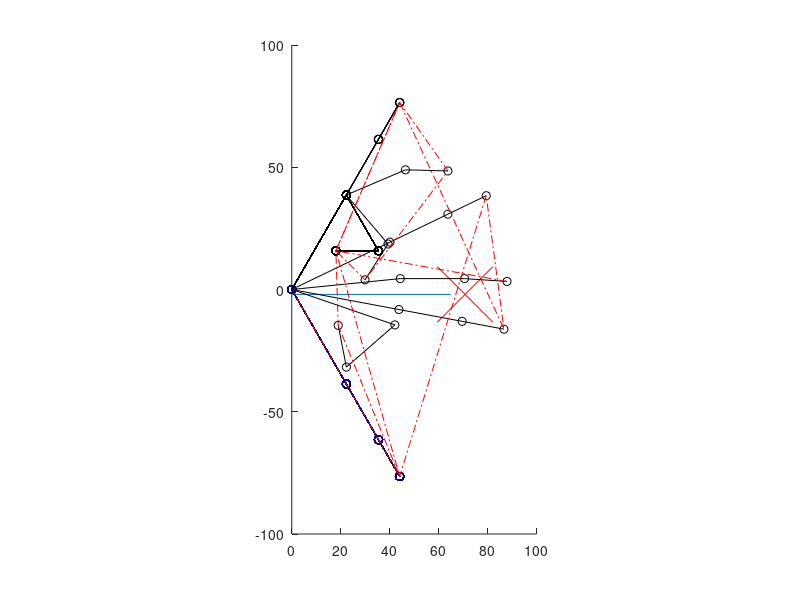

Source code (MATLAB):
1;

function f = clamp(angle, min, max)
  f=angle;
  if(angle<min) f=min;
  elseif(angle>max) f=max; endif
endfunction

function T = rotateJoint(angle,length,lb,ub)
  angle = clamp(angle,lb,ub);
  T = [ cos(angle), -sin(angle), 0, length*cos(angle);
        sin(angle),  cos(angle), 0, length*sin(angle);
                 0,           0, 1,                 0;
                 0,           0, 0,                 1];
endfunction


function inv_J_q = calcInvJacobian(target, 
  len_prox, len_inter, len_distal,
  angle_prox, angle_inter, angle_distal)
  
%  j = [-44.6*sin(theta1       )-26.3*sin(theta1+   theta2   ) - 17.4*sin(theta1+(2*theta2)/3), 
%       -26.3*sin(theta1+theta2)-43.5*sin(theta1+(2*theta2)/3); 
%        44.6*cos(theta1       )+26.3*cos(theta1+   theta2   ) + 17.4*(cos(theta1+(2*theta2)/3)), 
%        26.3*cos(theta1+theta2)+17.4*cos(theta1+(2*theta2)/3)];
  
  a = -len_prox *sin(angle_prox               ) - len_inter  * sin(angle_prox +      angle_inter ) - len_distal * sin( angle_prox + ((2*angle_inter)/3)  );
  b = -len_inter*sin(angle_prox + angle_inter ) - len_distal * sin(angle_prox + (2*angle_inter)/3);
  c =  len_prox *cos(angle_prox               ) + len_inter  * cos(angle_prox +      angle_inter ) + len_distal * cos( angle_prox + ((2*angle_inter)/3)  );
  d =  len_inter*cos(angle_prox + angle_inter ) + len_distal * cos(angle_prox + (2*angle_inter)/3);

  J_q = [ a, b;
          c, d];

  inv_J_q = (1/(a*d-b*c))*[d,-b;-c,a];

endfunction


% Visualization
img = figure(1);
clf;
hold on;
axis([0,100,-100,100],"equal");

% Restrictions TODO : Triple-check the restrictions
% -pi / 3 <= Theta_M <= pi /3
% -2 pi / 3 <= Theta_P <= 0
% -2 pi / 3 <= Theta _D <= 0

global len_prox = 44.6;
global len_inter = 26.3;
global len_distal = 17.4; 

global lb_angle_prox   = -pi /3;
global lb_angle_inter  = -2*pi/3;
global lb_angle_distal = -2*pi/3;

global ub_angle_prox   = pi/3;
global ub_angle_inter  = 0;
global ub_angle_distal = 0;



global error_margin = 0.1;

% first angle: 0.4708, lb_angle_inter/2, lb_angle_distal
%T01 = rotateJoint(0.4708,          len_prox,  lb_angle_prox,  ub_angle_prox);
%T12 = rotateJoint(lb_angle_inter/3,len_inter, lb_angle_inter, ub_angle_inter);
%T23 = rotateJoint(lb_angle_distal, len_distal,lb_angle_distal,ub_angle_distal);
%T = T01*T12*T23;
%
%
origin = transpose([0,0,0,1]);
%joint0 = T01*origin;
%joint1 = T01*T12*origin;
%tip    = T01*T12*T23*origin;
%
%x = tip(1)
%y = tip(2)
%
%plot([origin(1), joint0(1), joint1(1), tip(1)],
%     [origin(2), joint0(2), joint1(2), tip(2)],
%     'marker','o')

plot([0,65],[-2,-2]);

%distance = sqrt(x*x+y*y)
%len_prox
%len_inter+len_distal

target = transpose([len_prox + len_inter, -2]);
plot(target(1), target(2),
     'marker','x','markersize',40,'color','r');

%currentAngleGuess = [unifrnd(lb_angle_prox,  ub_angle_prox),
%                     unifrnd(lb_angle_inter, ub_angle_inter)];
currentAngleGuess = [0.1,-0.1];

i = 0;
do
  i = i+1;
  distalJoint =  2*currentAngleGuess(2)/3 ;
  T01 = rotateJoint(currentAngleGuess(1), len_prox,  lb_angle_prox,   ub_angle_prox);
  T12 = rotateJoint(currentAngleGuess(2), len_inter, lb_angle_inter,  ub_angle_inter);
  T23 = rotateJoint(distalJoint,          len_distal,lb_angle_distal, ub_angle_distal);
  j1 = T01;
  j2 = T01*T12;
  tip= T01*T12*T23;
  no_the_real_tip = [tip(1,4);tip(2,4)]
  tipsy(i) = no_the_real_tip(2);
  tipsx(i) = no_the_real_tip(1);

  plot([0,j1(1,4),j2(1,4),tip(1,4)],
       [0,j1(2,4),j2(2,4),tip(2,4)],
       'marker','o','color','k');
       
  inv_J_q = calcInvJacobian(target, len_prox, len_inter, len_distal, currentAngleGuess(1), currentAngleGuess(2), distalJoint);
  currentAngleGuess = currentAngleGuess + inv_J_q*( target - no_the_real_tip );
  
  error = sqrt( (target(1)-no_the_real_tip(1))^2 + (target(2)-no_the_real_tip(2))^2 );
until((error<error_margin && no_the_real_tip(2)>-2) || i>100);

i = i+1;

distalJoint =  2*currentAngleGuess(2)/3 ;
T01 = rotateJoint(currentAngleGuess(1), len_prox,  lb_angle_prox,   ub_angle_prox);
T12 = rotateJoint(currentAngleGuess(2), len_inter, lb_angle_inter,  ub_angle_inter);
T23 = rotateJoint(distalJoint,          len_distal,lb_angle_distal, ub_angle_distal);
j1 = T01;
j2 = T01*T12;
tip= T01*T12*T23;
tipsy(i) = tip(2);
tipsx(i) = tip(1);
plot([0,j1(1,4),j2(1,4),tip(1,4)],
     [0,j1(2,4),j2(2,4),tip(2,4)],
     'marker','o','color','b');


plot(tipsx,tipsy,'linestyle','-.','color','r');

%origin = transpose([0,0,0,1]);
%joint0 = T01*origin;
%joint1 = T01*T12*origin;
%tip    = T01*T12*T23*origin;
%
%plot([origin(1), joint0(1), joint1(1), tip(1)],
%     [origin(2), joint0(2), joint1(2), tip(2)],
%     'marker','o')

% Object O = {(x,y,z) in R | y <= -2}

% IK Method : 
% nextAnglesGuess = currentAnglesGuess + inverse( J_q(i) )*( target - currentPosition ) 
% continue until the guess is within error margin